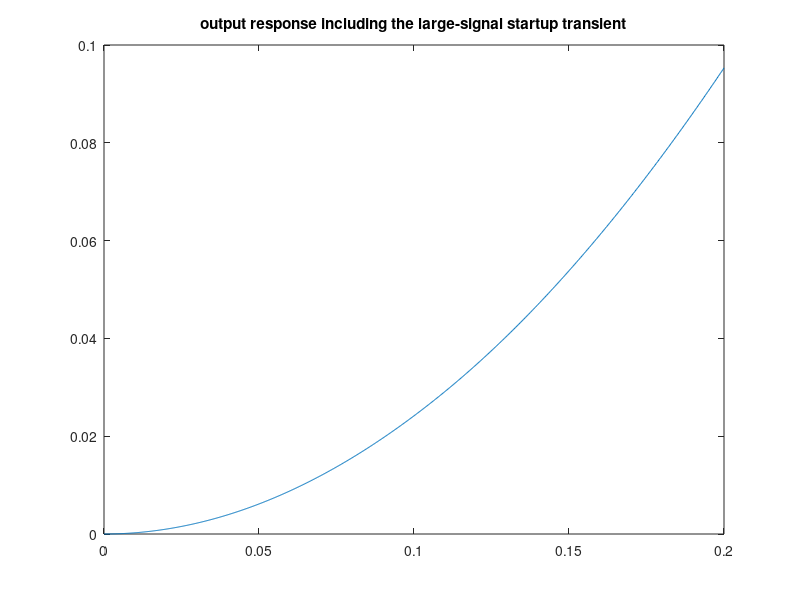
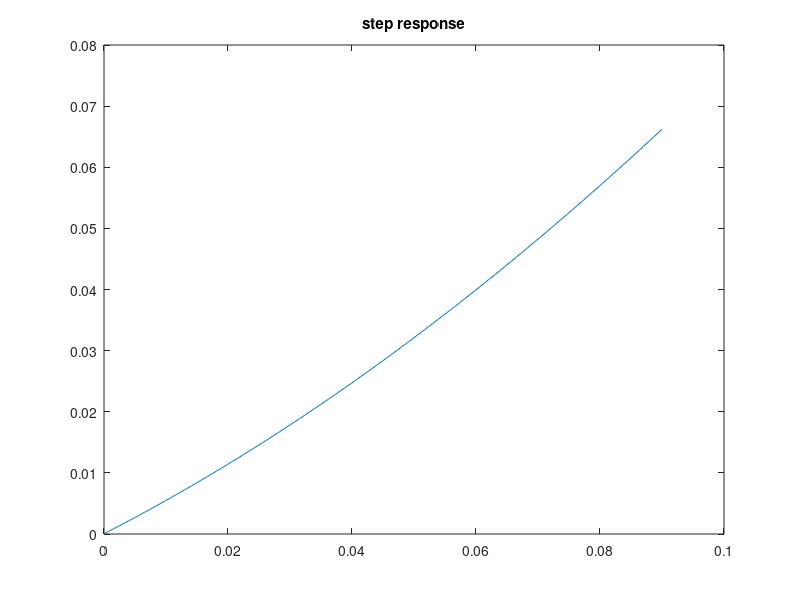

Recreate these plots in MATLAB, in order. (Note: this script raises an error after producing the figures.)
% TSP Comps
% Kai Brooks
% github.com/kaibrooks
% 2019
%
% Do a thing 

% Init
clc
close all
clear all
format
rng('shuffle')

L = 560e-6;
C = 100e-6;
R = 25;

% tf parameters k, a1, a2, as functions of L,C,R
K = 1;      % tf dc gain 
a1 = 1;     % coeffecient of s^1 in denominator polynomial 
a2 = 1;     % coeffecient of s^2 in denominator polynomial 

tf_LCR = tf(K, [a2, a1, 1]); % tf of rlc network

% t is a vector of 100 time values linearly spaces between 0 and 0.2
t = linspace(0, 0.2, 1000);
u = 5*ones(length(t), 1);
step_time = 0.11; % step the input at step_time
n = find(t >= step_time);
u(n) = u(n) + 0.5; % input containing 10% step at step_time

y = lsim(tf_LCR,u,t); % simulate the lcr network with the desired input

figure(1)
plot(t,y)
title('output response including the large-signal startup transient')

% isolate smal-signal step response
c_prime_0 = y(n(1)-1); % inital output before the step
ys = y(n) - c_prime_0; % small signal output response
ts = t(n) - step_time; % small signal response times

figure(2)
plot(ts, ys)
title('step response')

stepinfo(ys, ts) % obtain step response metrics
